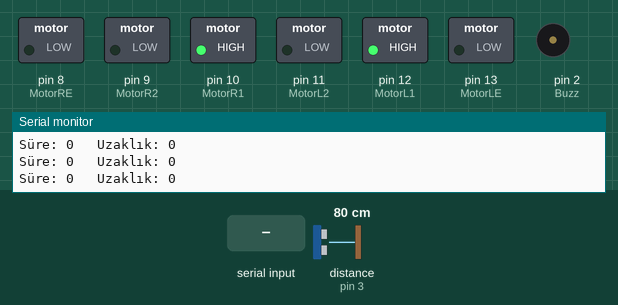
This sketch was run on a simulated Arduino Mega 2560, built with avr-gcc and run on an emulated ATmega2560. On the bench: switched loads named in the sketch (green lamp = pin HIGH), buzzer (waves = sounding), the last lines printed to the serial monitor. Wiring (inferred from the names in the program): ultrasonic range finder: trigger pin 4; echo pin 3. The inputs (shaded band) are chosen by the test bench; at power-on: distance to the obstacle (sensor on pin 3) 80 cm. The echo pulse lasts 58.3 µs per cm; pins used as bus, display or sensor lines are not drawn.

Above: at 1.2 s.
1.3 s: distance to the obstacle (sensor on pin 3) set to 17 cm
2.8 s: distance to the obstacle (sensor on pin 3) set to 13 cm
At 2.99 s:
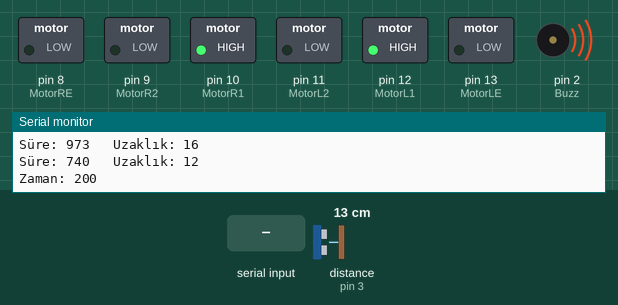
5.8 s: "u" received over the second serial link
At 6.01 s:
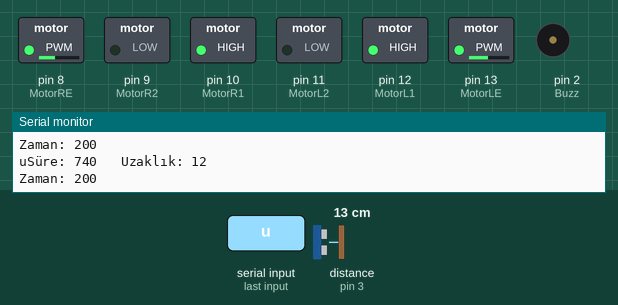
8.8 s: "d" received over the second serial link
At 8.92 s:
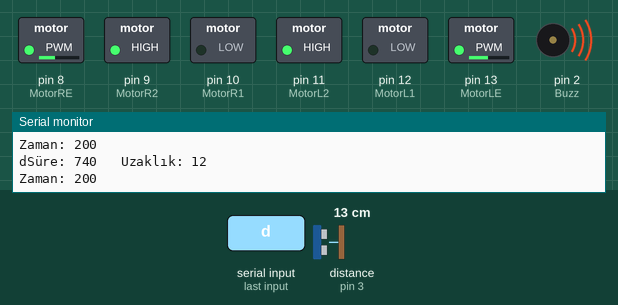
11.8 s: "r" received over the second serial link
At 11.97 s:
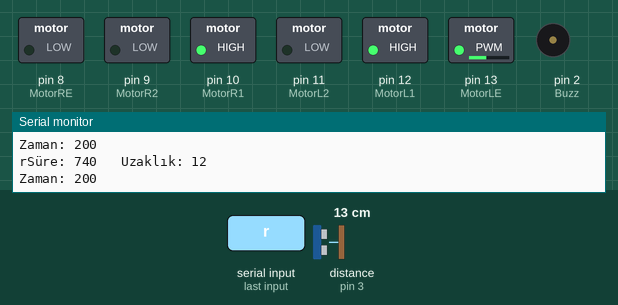
14.8 s: "l" received over the second serial link
At 15.05 s:
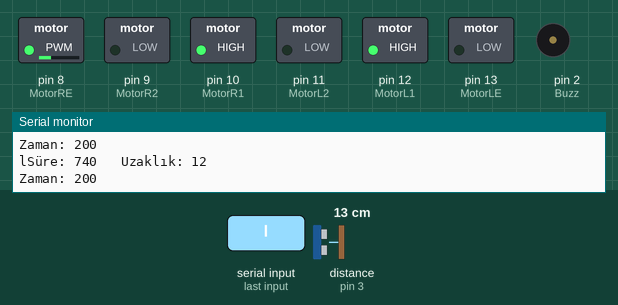
Timing chart, 0 to 18.8 s (numbered marks = the images above; inputs shaded):
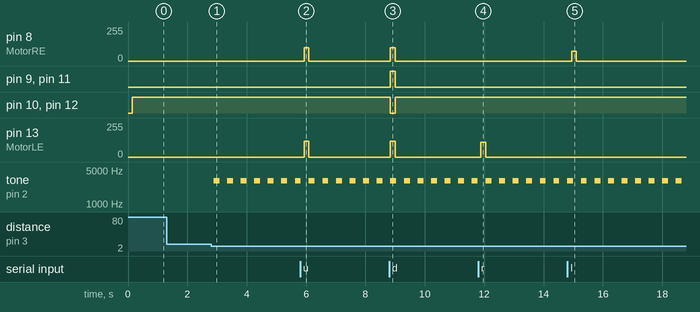

Measured:
- the behaviour switches between 16 and 15 cm on distance to the obstacle (sensor on pin 3) (found by bisection; images 0 and 1)
- after the input at 2.8 s, tone on pin 2 (Buzz): alternates 3000 Hz for 0.20 s and silent for 0.26 s, starting after 0.09 s
- after the input at 5.8 s, pin 8 (MotorRE): 0/255 → 100/255 after 0.13 s, → 0/255 0.16 s later; pin 13 (MotorLE): 0/255 → 120/255 after 0.13 s, → 0/255 0.16 s later
- after the input at 8.8 s, pin 8 (MotorRE): 0/255 → 100/255 at once, → 0/255 0.16 s later; pin 9 (MotorR2), pin 11 (MotorL2): LOW → HIGH at once, → LOW 0.16 s later; pin 10 (MotorR1), pin 12 (MotorL1): HIGH → LOW at once, → HIGH 0.16 s later; pin 13 (MotorLE): 0/255 → 120/255 at once, → 0/255 0.16 s later
- after the input at 11.8 s, pin 13 (MotorLE): 0/255 → 110/255 after 0.09 s, → 0/255 0.16 s later
- after the input at 14.8 s, pin 8 (MotorRE): 0/255 → 75/255 after 0.15 s, → 0/255 0.16 s later

The sketch:

cizgiAraba.ino
```cpp
#define SensorEnSol 28
#define SensorSol 26
#define SensorSag 24
#define SensorEnSag 22

#define MotorR1 10
#define MotorR2 9
#define MotorRE 8

#define MotorL1 12
#define MotorL2 11
#define MotorLE 13

#define Buzz 2
#define trigPin 4
#define echoPin 3

int inner = 0;
boolean sensorModu = false;
unsigned long secs = 0;
unsigned long dist = 0;
unsigned long pastTimme=0;
boolean baslangic = true;
int currentTime;

void ses(int zaman){
  Serial.println("Zaman: "+(String)zaman);
  if(millis()-pastTimme>(zaman*2)){
    tone(Buzz, 3000, zaman);
    pastTimme=millis();
    }
}

void setup() {

  pinMode(SensorEnSol, INPUT);
  pinMode(SensorSol, INPUT);
  pinMode(SensorSag, INPUT);
  pinMode(SensorEnSag, INPUT);

  Serial.begin(9600);
  Serial3.begin(9600);

  pinMode(trigPin, OUTPUT);
  pinMode(echoPin,INPUT);

  pinMode(Buzz, OUTPUT);
  digitalWrite(Buzz, LOW);

  pinMode(MotorR1, OUTPUT);
  pinMode(MotorR2, OUTPUT);

  pinMode(MotorL1, OUTPUT);
  pinMode(MotorL2, OUTPUT);


}

void loop() {
  if(Serial3.available()){
    inner = Serial3.read();
    Serial.write(inner);
    if(inner == 115){//selecte basılmşsa s=115
      sensorModu = !sensorModu;
    }
 }
  if(baslangic && sensorModu){
  currentTime = millis();
    while(currentTime+5000 > millis()){
      ses(500);
      Serial.println("milis: " + (String)millis());Serial.println("cT: " + (String)currentTime);
    }
    baslangic = false;
  }

  if(sensorModu && digitalRead(SensorEnSol) == 0 && digitalRead(SensorSol) == 1 && digitalRead(SensorSag) == 1 && digitalRead(SensorEnSag) == 0) // ileri // 120 100
{
  ileri(120, 100);
}else if(sensorModu && digitalRead(SensorEnSol) == 0 && digitalRead(SensorSol) == 1 && digitalRead(SensorSag) == 0 && digitalRead(SensorEnSag) == 0) // ileri-sol // 90 80
{
  ileri(90, 90);
}else if(sensorModu && digitalRead(SensorEnSol) == 0 && digitalRead(SensorSol) == 0 && digitalRead(SensorSag) == 1 && digitalRead(SensorEnSag) == 0) // ileri-sağ // 100 70
{
  ileri(120, 70);
}else if(sensorModu && digitalRead(SensorEnSol) == 0 && digitalRead(SensorSol) == 0 && digitalRead(SensorSag) == 0 && digitalRead(SensorEnSag) == 0) // çizgi-ara // 60 50 - Bir kere
{
  ileri(75, 65);
}else if(sensorModu && digitalRead(SensorEnSol) == 1 && digitalRead(SensorSol) == 1 && digitalRead(SensorSag) == 1 && digitalRead(SensorEnSag) == 1) // siyah-dur -- çizgi-ara // 0 0
{
  ileri(75, 65);
}else if(sensorModu && digitalRead(SensorEnSol) == 1 && digitalRead(SensorSol) == 1 && digitalRead(SensorSag) == 1 && digitalRead(SensorEnSag) == 0) // tam-sol // 0 75
{
  dur();
  ileri(0, 75);  delay(20);
}else if(sensorModu && digitalRead(SensorEnSol) == 0 && digitalRead(SensorSol) == 1 && digitalRead(SensorSag) == 1 && digitalRead(SensorEnSag) == 1) // tam-sag // 90 0
{
  dur();
  ileri(90, 0);  delay(20);
}else if(sensorModu && digitalRead(SensorEnSol) == 1 && digitalRead(SensorSol) == 0 && digitalRead(SensorSag) == 0 && digitalRead(SensorEnSag) == 0) // geri-sol // -60 50
{
  dur();
  geriSol(95, 80);  delay(20);
}else if(sensorModu && digitalRead(SensorEnSol) == 0 && digitalRead(SensorSol) == 0 && digitalRead(SensorSag) == 0 && digitalRead(SensorEnSag) == 1) // geri-sag // 60 -50
{
  dur();
  geriSag(95, 80);  delay(20);
}else if(sensorModu && digitalRead(SensorEnSol) == 1 && digitalRead(SensorSol) == 1 && digitalRead(SensorSag) == 0 && digitalRead(SensorEnSag) == 0) // tam-sol // 0 75
{
  ileri(0, 105);
}else if(sensorModu && digitalRead(SensorEnSol) == 0 && digitalRead(SensorSol) == 0 && digitalRead(SensorSag) == 1 && digitalRead(SensorEnSag) == 1) // tam-sag // 90 0
{
  ileri(120, 0);
}else if(sensorModu && digitalRead(SensorEnSol) == 1 && digitalRead(SensorSol) == 0 && digitalRead(SensorSag) == 1 && digitalRead(SensorEnSag) == 0) // çizgi-ara // 70 0
{
  ileri(75, 65);
}else if(sensorModu && digitalRead(SensorEnSol) == 0 && digitalRead(SensorSol) == 1 && digitalRead(SensorSag) == 0 && digitalRead(SensorEnSag) == 1) // çizgi-ara // 70 0
{
  ileri(75, 65);
}else if(sensorModu && digitalRead(SensorEnSol) == 1 && digitalRead(SensorSol) == 1 && digitalRead(SensorSag) == 0 && digitalRead(SensorEnSag) == 1) // çizgi-ara // 70 0
{
  ileri(75, 65);
}else if(sensorModu && digitalRead(SensorEnSol) == 1 && digitalRead(SensorSol) == 0 && digitalRead(SensorSag) == 1 && digitalRead(SensorEnSag) == 1) // çizgi-ara // 70 0
{
  ileri(75, 65);
}else if(sensorModu && digitalRead(SensorEnSol) == 1 && digitalRead(SensorSol) == 0 && digitalRead(SensorSag) == 0 && digitalRead(SensorEnSag) == 1) // çizgi-ara // 70 0
{
  ileri(75, 65);
}else{
    if(inner == 117)//u=117 // 120 100
    ileri(120, 100);
    else if(inner == 100)//d=100 // 120 100
    geri(120, 100);
    else if(inner==114)//r=114 // 110 0
    sag(110, 0);
    else if(inner==108)//l=108 // 0 75
    sol(0, 75);
    else if(!sensorModu){
    delay(150);
    dur();
    }
    else
    dur();
    inner=0;
  }
  //dur();
  digitalWrite(trigPin, LOW);
  delayMicroseconds(10);
  digitalWrite(trigPin, HIGH);
  delayMicroseconds(15);
  digitalWrite(trigPin, LOW);
  secs = pulseIn(echoPin, HIGH, 1600);
  dist = (secs /29.1)/2;
  Serial.print("Süre: "+(String)secs);
  Serial.println("   Uzaklık: "+(String)dist);

  if(dist<15 && dist > 0){ses(200); sensorModu=false;}
else{digitalWrite(Buzz,LOW);}
}


void ileri(int sol, int sag){

  digitalWrite(MotorR1, HIGH);
  digitalWrite(MotorR2, LOW);
  analogWrite(MotorRE, sag);

  digitalWrite(MotorL1, HIGH);
  digitalWrite(MotorL2, LOW);
  analogWrite(MotorLE, sol);


}


void sag(int sol, int sag){

  digitalWrite(MotorR1, HIGH);
  digitalWrite(MotorR2, LOW);
  analogWrite(MotorRE, sag);

  digitalWrite(MotorL1, HIGH);
  digitalWrite(MotorL2, LOW);
  analogWrite(MotorLE, sol);


}

void sol(int sol, int sag){

  digitalWrite(MotorR1, HIGH);
  digitalWrite(MotorR2, LOW);
  analogWrite(MotorRE, sag);

  digitalWrite(MotorL1, HIGH);
  digitalWrite(MotorL2, LOW);
  analogWrite(MotorLE, sol);

}

void geri(int sol, int sag){
  digitalWrite(MotorR1, LOW);
  digitalWrite(MotorR2, HIGH);
  analogWrite(MotorRE, sag);

  digitalWrite(MotorL1, LOW);
  digitalWrite(MotorL2, HIGH);
  analogWrite(MotorLE, sol);
}

void geriSol(int sol, int sag){
  digitalWrite(MotorR1, HIGH);
  digitalWrite(MotorR2, LOW);
  analogWrite(MotorRE, sag);

  digitalWrite(MotorL1, LOW);
  digitalWrite(MotorL2, HIGH);
  analogWrite(MotorLE, sol);
}

void geriSag(int sol, int sag){
  digitalWrite(MotorR1, LOW);
  digitalWrite(MotorR2, HIGH);
  analogWrite(MotorRE, sag);

  digitalWrite(MotorL1, HIGH);
  digitalWrite(MotorL2, LOW);
  analogWrite(MotorLE, sol);
}

void dur(){ // Robotun durma hareketi için fonksiyon tanımlıyoruz.

  digitalWrite(MotorR1, HIGH);
  digitalWrite(MotorR2, LOW);
  digitalWrite(MotorRE, LOW);

  digitalWrite(MotorL1, HIGH);
  digitalWrite(MotorL2, LOW);
  digitalWrite(MotorLE, LOW);

}
```
